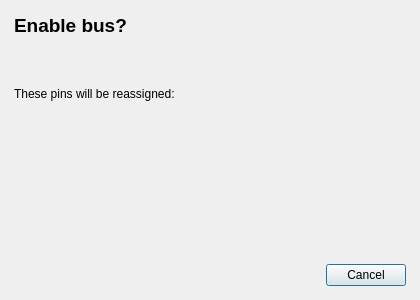
<?xml version="1.0" encoding="UTF-8"?>
<ui version="4.0">
 <class>BusRemapConfirmationDialog</class>
 <widget class="QDialog" name="BusRemapConfirmationDialog">
  <property name="geometry">
   <rect>
    <x>0</x>
    <y>0</y>
    <width>420</width>
    <height>300</height>
   </rect>
  </property>
  <property name="windowTitle">
   <string>Confirm pin remap</string>
  </property>
  <property name="modal">
   <bool>true</bool>
  </property>
  <layout class="QVBoxLayout" name="layout_Root">
   <property name="spacing"><number>10</number></property>
   <property name="leftMargin"><number>14</number></property>
   <property name="topMargin"><number>14</number></property>
   <property name="rightMargin"><number>14</number></property>
   <property name="bottomMargin"><number>14</number></property>
   <item>
    <widget class="QLabel" name="label_Headline">
     <property name="text"><string notr="true">Enable bus?</string></property>
     <property name="styleSheet">
      <string notr="true">font-size:14pt; font-weight:600;</string>
     </property>
    </widget>
   </item>
   <item>
    <widget class="QLabel" name="label_Banner">
     <property name="text"><string notr="true"/></property>
     <property name="wordWrap"><bool>true</bool></property>
     <property name="styleSheet">
      <string notr="true">padding:8px; border-radius:4px; font-weight:600;</string>
     </property>
    </widget>
   </item>
   <item>
    <widget class="QLabel" name="label_AffectedHeading">
     <property name="text"><string>These pins will be reassigned:</string></property>
    </widget>
   </item>
   <item>
    <widget class="QLabel" name="label_Affected">
     <property name="text"><string notr="true"/></property>
     <property name="wordWrap"><bool>true</bool></property>
     <property name="textFormat"><enum>Qt::RichText</enum></property>
    </widget>
   </item>
   <item>
    <widget class="QLabel" name="label_Logical">
     <property name="text"><string notr="true"/></property>
     <property name="wordWrap"><bool>true</bool></property>
     <property name="styleSheet">
      <string notr="true">color:#D08010;</string>
     </property>
    </widget>
   </item>
   <item>
    <spacer name="verticalSpacer">
     <property name="orientation"><enum>Qt::Vertical</enum></property>
     <property name="sizeHint" stdset="0">
      <size><width>20</width><height>10</height></size>
     </property>
    </spacer>
   </item>
   <item>
    <widget class="QDialogButtonBox" name="buttonBox">
     <property name="standardButtons">
      <set>QDialogButtonBox::Cancel</set>
     </property>
    </widget>
   </item>
  </layout>
 </widget>
 <resources/>
 <connections>
  <connection>
   <sender>buttonBox</sender>
   <signal>rejected()</signal>
   <receiver>BusRemapConfirmationDialog</receiver>
   <slot>reject()</slot>
  </connection>
 </connections>
</ui>
